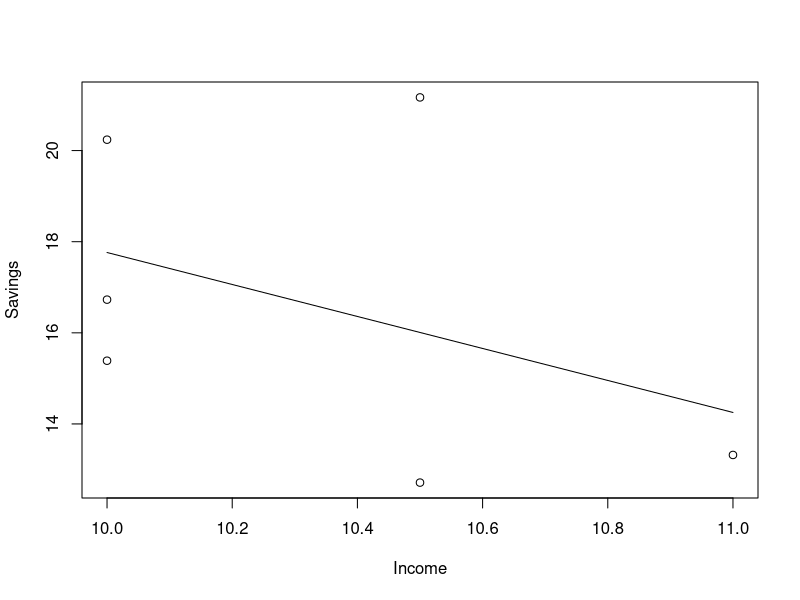

Write R code to recreate this figure.
#Lecture 3, part 5
#Example 3.3
#Simulation of Misspecification error
#when a relevant variable is excluded in the model. 
#variables
#Savings=Dependent variable
#Income=Explanatory variable 1
#Expenditure=Explanatory variable 2

#Data generation, n=6, i.e., 6 observations. 

#We will create vectors of length 6 containing the observations

Income<-c(10,10,11,10.5,10.5,10)
Expenditure<-c(2,2,3,3,1,1)
constant<-c(1,1,1,1,1,1)
X<-cbind(constant,Income,Expenditure)
X
#True Ceteris paribus effects
beta<-c(4,2,-4)
beta

#True conditional standard deviation
sigma<-0.5

#Generation of the true unobserved errors of the model 
eps<-rnorm(6,0,sigma)
eps

#Generation of the observations
Savings<-X%*%beta+eps
Savings
#Regression including all relevant variables 
betag<-(solve(t(X)%*%X))%*%t(X)%*%Savings
betag

#Regression excluding expenditure
X1<-cbind(constant,Income)
X1
#LSE with Income only
betag1<-(solve(t(X1)%*%X1))%*%t(X1)%*%Savings
betag1

#Scatter diagram and fitted model, Income only
yhat<-X1%*%betag1
plot(Income,Savings)
points(Income,yhat,type="l")

#Computation of Bias
X_1<-Income
X_2<-Expenditure
avg1<-mean(X_1)
avg2<-mean(X_2)
X1dev<-X_1-avg1
X2dev<-X_2-avg2
Sx1x1<-sum(X1dev*X1dev)
Sx1x2<-sum(X1dev*X2dev)
Bias<-beta[3]*Sx1x2/Sx1x1
Bias

#Expected value 
Esp<-beta[2]+Bias
Esp
